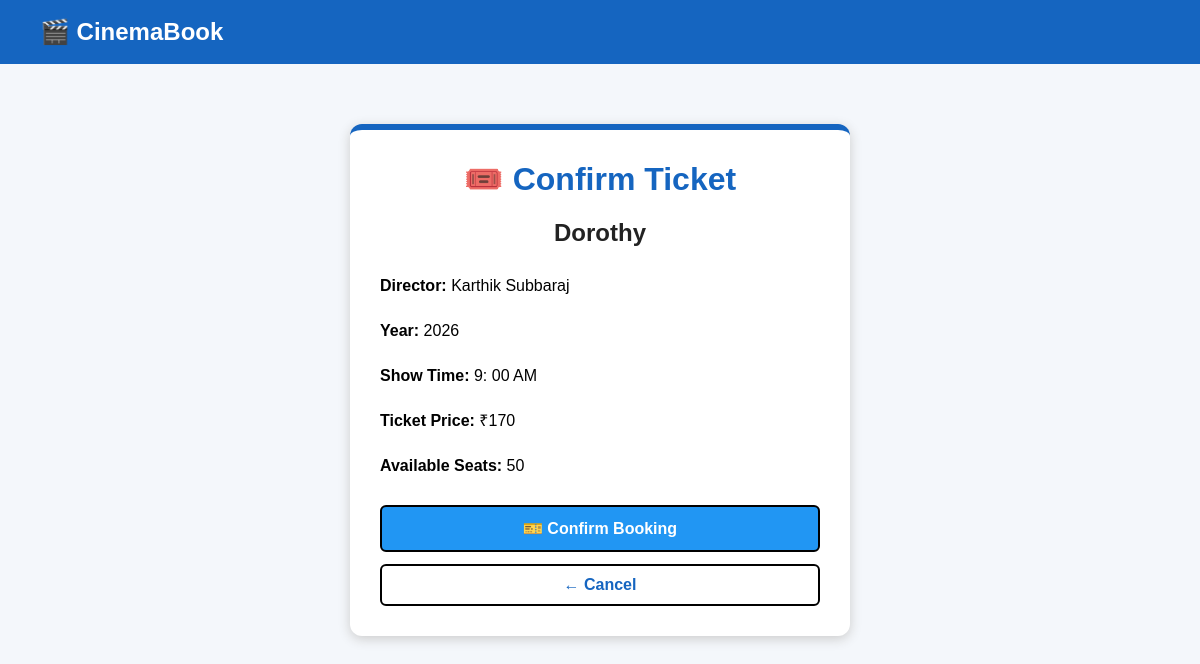
Screenshot of /book/4/ with the database file from the repository.
### cinema/models.py (models this page shows, shortened)
class Movie(models.Model):
    name = models.CharField(max_length=100)
    director = models.CharField(max_length=100)
    year = models.IntegerField()
    show_time = models.CharField(max_length=20)
    ticket_price = models.IntegerField()
    available_seats = models.IntegerField(default=50)

### cinema/views.py (the view)
# urls.py: path('book/<int:id>/', book_ticket, name='book_ticket'),
def book_ticket(request, id):
    movie = Movie.objects.get(id=id)
    return render(request, 'confirm_ticket.html', {'movie': movie})

### cinema/templates/confirm_ticket.html (shortened to what this page needs)
<!DOCTYPE html>
<html>
<head>
</head>
<body>
<div class="navbar">
    🎬 CinemaBook
</div>
<div class="container">
    <div class="ticket">
        <h1>🎟️ Confirm Ticket</h1>
        <h2>{{ movie.name }}</h2>
        <div class="details">
            <p><strong>Director:</strong> {{ movie.director }}</p>
            <p><strong>Year:</strong> {{ movie.year }}</p>
            <p><strong>Show Time:</strong> {{ movie.show_time }}</p>
            <p><strong>Ticket Price:</strong> ₹{{ movie.ticket_price }}</p>
            <p><strong>Available Seats:</strong>
                {{ movie.available_seats }}
            </p>
        </div>
        {% if movie.available_seats > 0 %}
        <form method="POST" action="{% url 'confirm_booking' movie.id %}">
            <button type="submit" class="confirm-button">
                🎫 Confirm Booking
            </button>
        </form>
        {% else %}
        <p style="text-align:center;">
            ❌ Sorry, this movie is fully booked.
        </p>
        {% endif %}
        <a href="{% url 'home' %}" class="cancel-button">
            ← Cancel
        </a>
    </div>
</div>
</body>
</html>

### cinema/templates/confirm_ticket.html (style rules this page uses)
body { margin: 0; font-family: Arial, sans-serif; background: #f4f7fb; }
.navbar { background: #1565c0; color: white; padding: 18px 40px; font-size: 24px; font-weight: bold; }
.container { width: 500px; max-width: 90%; margin: 60px auto; }
.ticket { background: white; padding: 30px; border-radius: 12px; box-shadow: 0 3px 12px #ccc; border-top: 6px solid #1565c0; }
.ticket h1 { text-align: center; color: #1565c0; margin-top: 0; }
.ticket h2 { text-align: center; color: #222; }
.details { margin-top: 25px; line-height: 1.8; font-size: 16px; }
.confirm-button { display: block; width: 100%; margin-top: 25px; padding: 12px; background: #2196f3; color: white; border: 2px solid black; border-radius: 6px; font-size: 16px; font-weight: bold; cursor: pointer; }
.cancel-button { display: block; text-align: center; margin-top: 12px; padding: 10px; background: white; color: #1565c0; border: 2px solid black; border-radius: 6px; text-decoration: none; font-weight: bold; }

### rows the page displays
Movie: name "Dorothy", director "Karthik Subbaraj", year "2026", show_time "9: 00 AM", ticket_price "170", available_seats "50"
